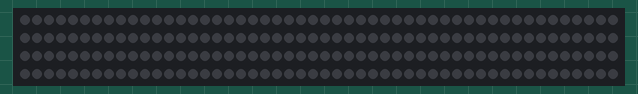
A program run on a simulated CircuitPython board. Shown: 200 RGB LEDs in strip order, left to right, continuing on the next row. Dim RGB values are drawn brighter than linear.

Above: at 0.1 s.
At 1.79 s:
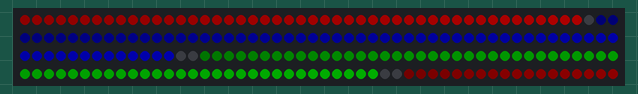
At 2.69 s:
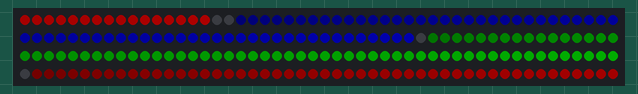
At 3.6 s:
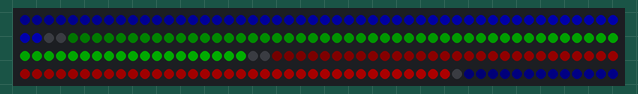
At 5.12 s:
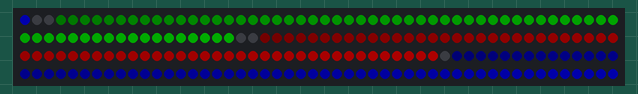
At 7.0 s:
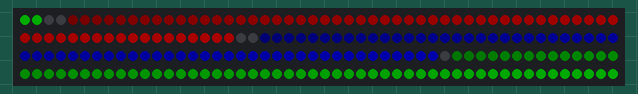

Measured:
- by itself, everything shown: repeats every 7.0 s, in 21 steps

The program:

thing.py
```python
# Simple test for NeoPixels on Raspberry Pi
import time
import board
import neopixel


# Choose an open pin connected to the Data In of the NeoPixel strip, i.e. board.D18
# NeoPixels must be connected to D10, D12, D18 or D21 to work.
pixel_pin = board.D18

# The number of NeoPixels
num_pixels = 200

# The order of the pixel colors - RGB or GRB. Some NeoPixels have red and green reversed!
# For RGBW NeoPixels, simply change the ORDER to RGBW or GRBW.
ORDER = neopixel.GRB

pixels = neopixel.NeoPixel(pixel_pin, num_pixels, brightness=0.2, auto_write=False,
                           pixel_order=ORDER)


def wheel(pos):
    # Input a value 0 to 255 to get a color value.
    # The colours are a transition r - g - b - back to r.
    if pos < 0 or pos > 255:
        r = g = b = 0
    elif pos < 85:
        r = int(pos * 3)
        g = 0 # int(255 - pos*3)
        b = 0
    elif pos < 170:
        pos -= 85
        r = 0 # int(255 - pos*3)
        g = 0
        b = int(pos*3)
    else:
        pos -= 170
        r = 0
        g = int(pos*3)
        b = 0 # int(255 - pos*3)
    return (r, g, b) if ORDER == neopixel.RGB or ORDER == neopixel.GRB else (r, g, b, 0)


def rainbow_cycle(wait):
    for j in range(255):
        for i in range(num_pixels):
            pixel_index = (i * 256 // num_pixels) + j
            pixels[i] = wheel(pixel_index & 255)
        pixels.show()
        time.sleep(wait)


while True:
    # Comment this line out if you have RGBW/GRBW NeoPixels
#    pixels.fill((255, 0, 0))
    # Uncomment this line if you have RGBW/GRBW NeoPixels
    # pixels.fill((255, 0, 0, 0))
#    pixels.show()
#    time.sleep(1)

    # Comment this line out if you have RGBW/GRBW NeoPixels
#    pixels.fill((0, 255, 0))
    # Uncomment this line if you have RGBW/GRBW NeoPixels
    # pixels.fill((0, 255, 0, 0))
#    pixels.show()
#    time.sleep(1)

    # Comment this line out if you have RGBW/GRBW NeoPixels
#    pixels.fill((0, 0, 255))
    # Uncomment this line if you have RGBW/GRBW NeoPixels
    # pixels.fill((0, 0, 255, 0))
    pixels.show()
    time.sleep(1)

    rainbow_cycle(0.001)    # rainbow cycle with 1ms delay per step
```
